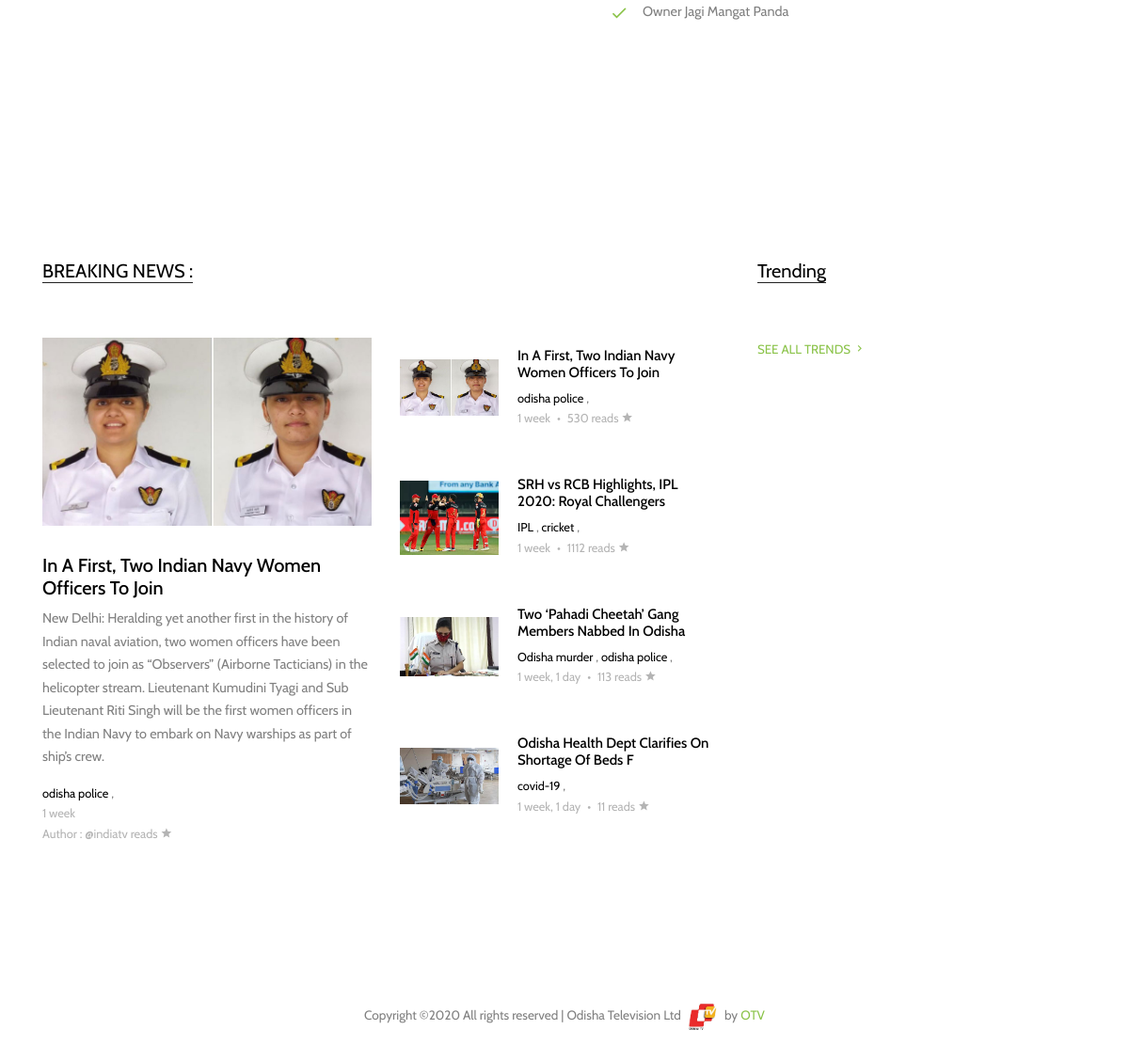
Page /about/ (lower part) on the earlier database version.
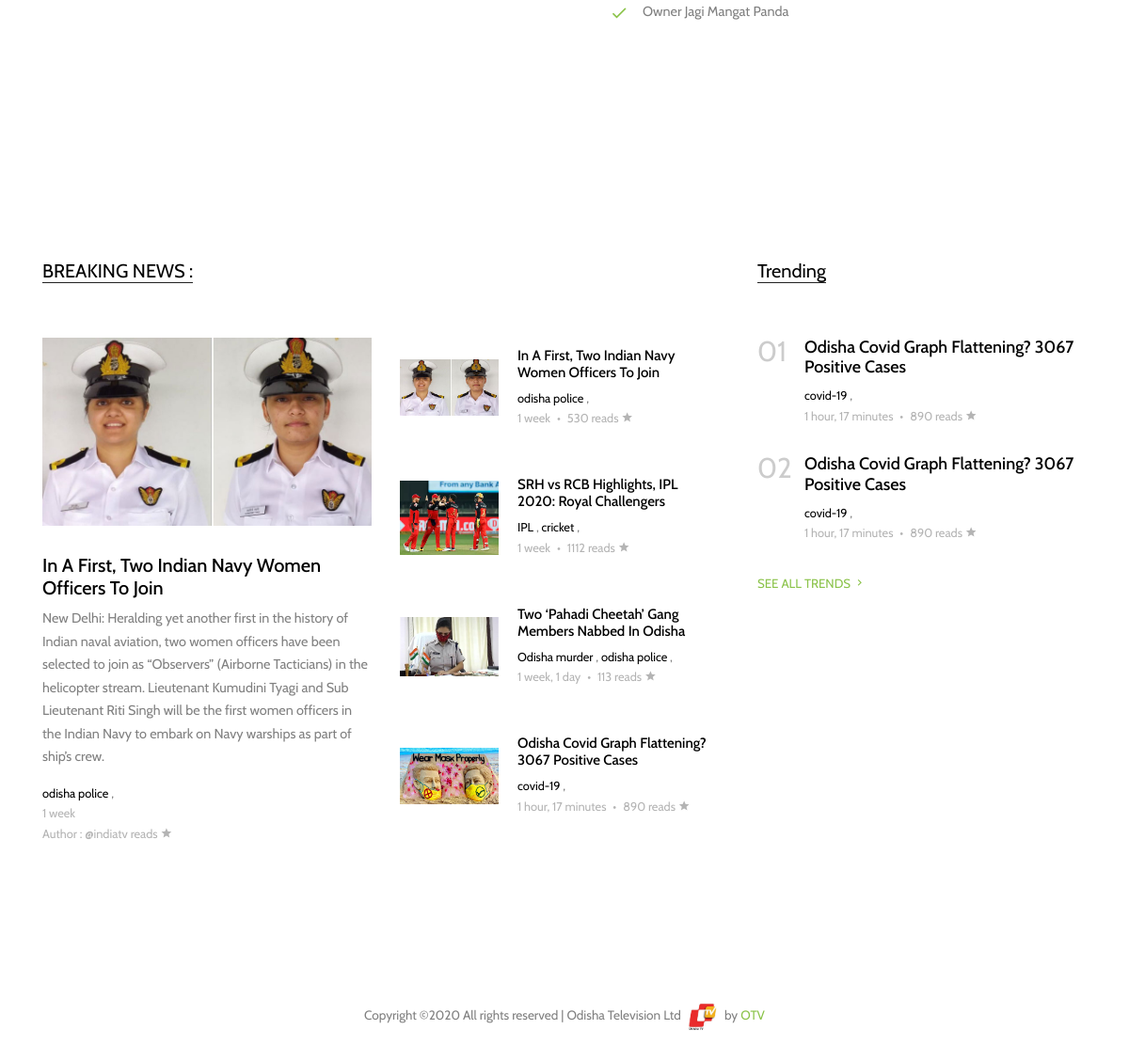
Same page on the later database version.
### blog/models.py (models this page shows, shortened)
class Post(models.Model):
    title=models.CharField(max_length=50)
    overview=models.TextField()
    slug = models.SlugField(null=True, blank=True)
    body_text = RichTextUploadingField(null=True)
    time_uplode=models.DateTimeField(auto_now_add=True)
    author=models.ForeignKey(Author,on_delete=models.CASCADE)
    thumbnail=models.ImageField(upload_to='thumbnail')
    publish=models.BooleanField()
    categorie=models.ManyToManyField(Categorie)
    read=models.IntegerField(default=0)
    class Meta:
        ordering=['-pk']

class Categorie(models.Model):
    title=models.CharField(max_length=20)

class Author(models.Model):
    user =models.OneToOneField(User,on_delete=models.CASCADE)
    rate=models.IntegerField(default=0)

### blog/views.py (the view)
# urls.py: path('about/', about,name='about'),
def about(request):
    week_ago=datetime.date.today() - datetime.timedelta(days=7)
    tends=Post.objects.filter(time_uplode__gte= week_ago).order_by('-read')
    TopAuthor=Author.objects.order_by('-rate')[:4]
    AuthorsPost=[Post.objects.filter(author=author).first() for author in TopAuthor]
    parms ={
        'trends':tends[:5],
        'author_post':AuthorsPost,
        'title': 'About | Odisha Television Ltd'
    }
    return render(request, 'about.html',parms)

### templates/about.html (shortened to what this page needs)
{% extends 'base.html' %}
{% block body %}
{% load static%}
    <div class="site-section">
      <div class="container">
        <div class="row">
          <div class="col-lg-6">
          </div>
          <div class="col-lg-6 pl-md-5">
            <ul class="ul-check list-unstyled success mt-5">
              <li>Owner	Jagi Mangat Panda</li>
            </ul>
          </div>
        </div>
      </div>
    </div>
    <div class="site-section">
      <div class="container">
        <div class="row">
          <div class="col-lg-8">
            <div class="row">
              <div class="col-12">
                <div class="section-title">
                  <h2>BREAKING NEWS :</h2>
                </div>
              </div>
            </div>
            <div class="row">
              <div class="col-md-6">
                <div class="post-entry-1 ">
                  <a href="post-single.html"><img src="{{author_post.0.thumbnail.url}}" alt="Image" class="img-fluid" style="background-position : center; background-size : 100%;background-repeat : no-repeat;"></a>
                  <h2><a href="{% url 'post' author_post.0.id  author_post.0.slug %}">{{author_post.0.title}}</a></h2>
                  <p>{{author_post.0.overview}}</p>
                  <div class="post-meta">
                    <span class="d-block">
                      {% for cat in author_post.0.categorie.all %}
                      <a href="#">{{cat.title}}</a> , <br>
                      {% endfor%}
                    </span>
                    <span class="date-read">{{author_post.0.time_uplode|timesince}} <span class="mx-1"><br></span><b>Author :</b> {{author_post.0.author.user.username}} reads <span class="icon-star2"></span></span>
                  </div>
                </div>
              </div>
              <div class="col-md-6">
            {% for post in author_post %}
                <div class="post-entry-2 d-flex   demo ">
                  <div class="thumbnail" style="background-image: url({{post.thumbnail.url}});background-position : center; background-size : 100%;background-repeat : no-repeat;"></div>
                  <div class="contents">
                    <h2><a href="{% url 'post' post.id post.slug %}">{{post.title}}</a></h2>
                    <div class="post-meta">
                      <span class="d-block">
                      {% for cat in post.categorie.all %}
                      <a href="#">{{cat.title}}</a> ,
                      {% endfor%}
                      </span>
                      <span class="date-read ">{{post.time_uplode|timesince}} <span class="mx-1">&bullet;</span> {{post.read}} reads <span class="icon-star2"></span></span>
                    </div>
                  </div>
                </div>
            {% endfor %}
              </div>
            </div>
          </div>
          <div class="col-lg-4">
            <div class="section-title">
              <h2>Trending</h2>
            </div>
            {% for trend in trends %}
            <div class="trend-entry d-flex">
              <div class="number align-self-start">0{{forloop.counter}}</div>
              <div class="trend-contents">
                <h2><a href="{% url 'post' trend.id trend.slug %}">{{trend.title}}</a></h2>
                <div class="post-meta">
                  <span class="d-block">
                    {% for cat in trend.categorie.all %}
                    <a href="#">{{cat.title}}</a> , <br>
                    {% endfor%}
                  </span>
                  <span class="date-read">{{trend.time_uplode|timesince}} <span class="mx-1">&bullet;</span> {{trend.read}} reads <span class="icon-star2"></span></span>
                </div>
              </div>
            </div>
            {% endfor%}
            <p>
              <a href="{% url 'view_all' 'trending'%}" class="more">See All Trends <span class="icon-keyboard_arrow_right"></span></a>
            </p>
          </div>
        </div>
      </div>
    </div>
{% endblock body %}

### templates/base.html (shortened to what this page needs)
<!DOCTYPE html>
<html lang="en">
    {% load static%}
<head>
  <link rel="stylesheet" href="{% static 'fonts/icomoon/style.css'%}">
  <link rel="stylesheet" href="{% static 'css/bootstrap.min.css'%}">
  <link rel="stylesheet" href="{% static 'css/jquery-ui.css'%}">
  <link rel="stylesheet" href="{% static 'css/owl.carousel.min.css'%}">
  <link rel="stylesheet" href="{% static 'css/owl.theme.default.min.css'%}">
  <link rel="stylesheet" href="{% static 'css/owl.theme.default.min.css'%}">
  <link rel="stylesheet" href="{% static 'css/jquery.fancybox.min.css'%}">
  <link rel="stylesheet" href="{% static 'css/bootstrap-datepicker.css'%}">
  <link rel="stylesheet" href="{% static 'fonts/flaticon/font/flaticon.css'%}">
  <link rel="stylesheet" href="{% static 'css/aos.css'%}">
  <link href="{% static 'css/jquery.mb.YTPlayer.min.css'%}" media="all" rel="stylesheet" type="text/css">
  <link rel="stylesheet" href="{% static 'css/style.css'%}">
</head>
<body data-spy="scroll" data-target=".site-navbar-target" data-offset="300" >
  <div class="site-wrap">
    {% block body %}
    {% endblock body %}
    <div class="footer">
        <div class="container">
          <div class="row">
            <div class="col-12">
              <div class="copyright">
                  <p>
                      Copyright &copy;<script>document.write(new Date().getFullYear());</script> All rights reserved | Odisha Television Ltd <img src="{% static 'images/otv1.jpg'%}" class="logostyle" style=" height:40px; "> by <a href="{% url 'home' %}" target="_blank" >OTV</a>
                      </p>
              </div>
            </div>
          </div>
        </div>
      </div>
    </div>
  </body>
  </html>

### static/css/style.css (style rules this page uses)
html { overflow-x: hidden; }
body { line-height: 1.7; color: gray; font-weight: 300; font-size: .9rem; }
a { -webkit-transition: .3s all ease; -o-transition: .3s all ease; transition: .3s all ease; }
h1, h2, h3, h4, h5, .h1, .h2, .h3, .h4, .h5 { font-family: "Cabin", -apple-system, BlinkMacSystemFont, "Segoe UI", Roboto, "Helvetica Neue", Arial, sans-serif, "Apple Color Emoji", "Segoe UI Emoji", "Segoe UI Symbol", "Noto Color Emoji"; }
.site-wrap:before { display: none; -webkit-transition: .3s all ease-in-out; -o-transition: .3s all ease-in-out; transition: .3s all ease-in-out; background: rgba(0, 0, 0, 0.6); content: ""; position: absolute; z-index: 2000; top: 0; left: 0; right: 0; bottom: 0; opacity: 0; visibility: hidden; }
.site-section { padding: 2.5em 0; }
@media (min-width: 768px) { .site-section { padding: 7em 0; } }
.ul-check { margin-bottom: 50px; }
.ul-check li { position: relative; padding-left: 35px; margin-bottom: 15px; line-height: 1.5; }
.ul-check li:before { left: 0; font-size: 20px; top: -.3rem; font-family: "icomoon"; content: "\e5ca"; position: absolute; }
.ul-check.success li:before { color: #8bc34a; }
.section-title { color: #000; margin-bottom: 50px; }
.section-title h2 { font-size: 20px; font-weight: 400; border-bottom: 1px solid #222; position: relative; display: inline-block; }
.section-title h2:before { position: absolute; content: ""; height: 1px; background: #777; }
.post-meta { font-size: .8rem; }
.post-meta a { color: #000; }
.date-read { color: #b4b4b4; }
.post-entry-1, .post-entry-2 { font-size: .9rem; margin-bottom: 30px; }
.post-entry-1 img, .post-entry-2 img { margin-bottom: 30px; }
.post-entry-1 h2, .post-entry-2 h2 { font-size: 20px; }
.post-entry-1 h2 a, .post-entry-2 h2 a { color: #000; }
.post-entry-2 { font-size: .9rem; }
.post-entry-2 .thumbnail { background-size: cover; background-position: center; width: 30%; }
.post-entry-2 .contents { width: 70%; padding: 10px 20px; }
.post-entry-2 .contents h2 { font-size: 15px; }
.trend-entry { margin-bottom: 30px; }
.trend-entry .number { -webkit-box-flex: 0; -ms-flex: 0 0 50px; flex: 0 0 50px; font-size: 30px; line-height: 1; color: #ccc; }
.trend-entry .trend-contents h2 { font-size: 18px; }
.trend-entry .trend-contents h2 a { color: #000; }
.more { color: #8bc34a; text-transform: uppercase; font-size: .83rem; }
.footer { font-size: .85rem; text-align: center; padding: 2rem 0; }

Differences in the rows shown:
no longer on this page (row unchanged): Post: thumbnail (picture), title "Odisha Health Dept Clarifies On Shortage Of Beds F", time_uplode "1 week, 1 day", read "11", Categorie (title "covid-19")
added Post: thumbnail (picture), title "Odisha Covid Graph Flattening? 3067 Positive Cases", time_uplode "1 hour, 17 minutes", read "890", Categorie (title "covid-19")
added Post: title "Odisha Covid Graph Flattening? 3067 Positive Cases", time_uplode "1 hour, 17 minutes", read "890", Categorie (title "covid-19"), shown under "Trending"
